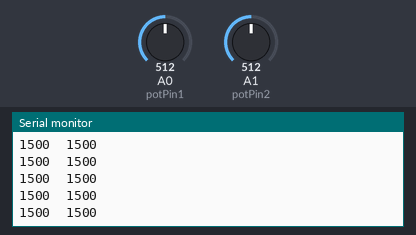
Simulated run of this sketch. Board: Arduino Uno, built with avr-gcc and run on an emulated ATmega328P. On the bench: the last lines printed to the serial monitor. The inputs (shaded band) are chosen by the test bench; at power-on: A0 (potPin1) = 512, A1 (potPin2) = 512.

Above: at 1.2 s.
1.3 s: A0 (potPin1) set to 716
At 1.32 s:
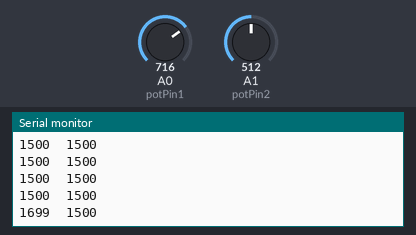
2.8 s: A1 (potPin2) set to 716
At 2.83 s:
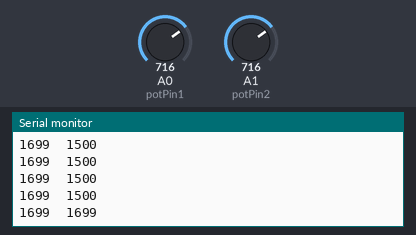
4.3 s: A0 (potPin1) set to 900
At 4.34 s:
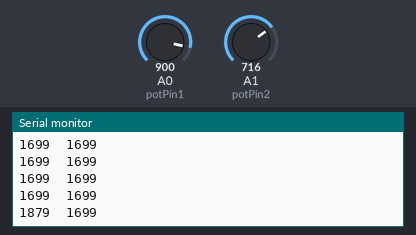
5.8 s: A1 (potPin2) set to 900
At 5.85 s:
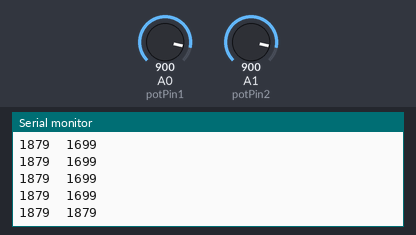
Timing chart, 0 to 8.3 s (numbered marks = the images above; inputs shaded):
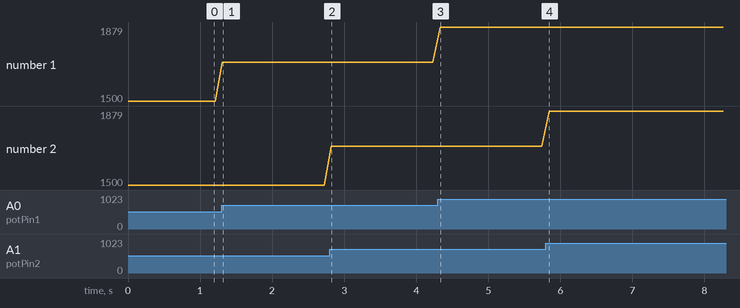

The sketch:

170418_potenziometri_BT_1.ino
```cpp
/*
Arduino Pins           Bluetooth Pins
RX (Pin 0)     ———->      TX
TX (Pin 1)      ———->      RX
*/

int potPin1 = A0;
int potPin2 = A1;
int speed1 = 0;
int speed2 = 0;

void setup() {
  Serial.begin(38400);
}

void loop() {
  speed1 = map( analogRead(potPin1), 0, 1023, 1000, 2000 );
  speed2 = map( analogRead(potPin2), 0, 1023, 1000, 2000 );

  Serial.print(speed1);
  Serial.print("\t");
  Serial.print(speed2);
  Serial.print("\n");

  delay(100);
}
```

Measured:
- after the input at 1.3 s, the serial monitor: prints a new line at once (image 1)
- after the input at 2.8 s, the serial monitor: prints a new line at once (image 2)
- after the input at 4.3 s, the serial monitor: prints a new line at once (image 3)
- after the input at 5.8 s, the serial monitor: prints a new line at once (image 4)
- plotted number 1: 1500 → 1699 after the input at 1.3 s, 1699 → 1879 after the input at 4.3 s
